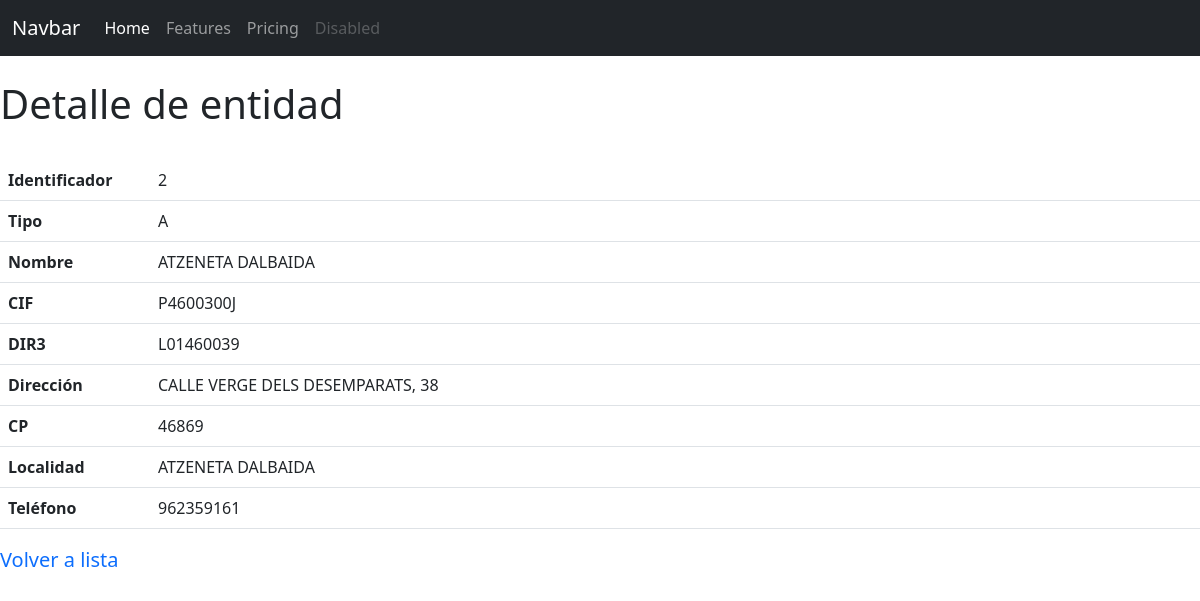
Page /detalle/2 on the committed database.
### tables this page shows
CREATE TABLE entidad (
    id INTEGER PRIMARY KEY AUTOINCREMENT,
	tipo TEXT NOT NULL,
    created TIMESTAMP NOT NULL DEFAULT CURRENT_TIMESTAMP,
    nombre TEXT NOT NULL,
	nif TEXT NOT NULL,
	dir3 TEXT NOT NULL,
	direccion TEXT NOT NULL,
	cp TEXT NOT NULL,
	localidad TEXT NOT NULL,
	telefono TEXT NOT NULL
);

### contactos.py (the view)
@app.route("/detalle/<string:id_entidad>")
def detalle(id_entidad):
	entidad = get_db_entidad(id_entidad)
	return render_template("detalle.html", entidad=entidad[0])

### contactos.py (called while the page is built)
def get_db_connection():
	conn = None
	try:
		conn = sqlite3.connect('database.db')
		print(sqlite3.version)
	except Error as e:
		print(e)
	return conn

def get_db_entidad(id_entidad):
	conn = get_db_connection()
	entidad = conn.execute('SELECT * FROM entidad WHERE ID = ?', (id_entidad)).fetchall()
	conn.close()
	if entidad == None:
		abort('404')
	return entidad

### templates/detalle.html
{% extends 'base.html' %}
{%block content%}
<br>
<h1>Detalle de entidad</h1>
<br>
<table class="table">
	<tbody>
	  <tr>
		<th style="width:150px">Identificador</th>
		<td>{{entidad[0]}}</td>
	  </tr>
	  <tr>
		<th>Tipo</th>
		<td>{{entidad[1]}}</td>
	  </tr>
	  <tr>
		<th>Nombre</th>
		<td>{{entidad[3]}}</td>
	  </tr>
	  <tr>
		<th>CIF</th>
		<td>{{entidad[4]}}</td>
	  </tr>
	  <tr>
		<th>DIR3</th>
		<td>{{entidad[5]}}</td>
	  </tr>
	  <tr>
		<th>Dirección</th>
		<td>{{entidad[6]}}</td>
	  </tr>
	  <tr>
		<th>CP</th>
		<td>{{entidad[7]}}</td>
	  </tr>
	  <tr>
		<th>Localidad</th>
		<td>{{entidad[8]}}</td>
	  </tr>
	  <tr>
		<th>Teléfono</th>
		<td>{{entidad[9]}}</td>
	  </tr>
	</tbody>
  </table>
<a class="navbar-brand" href="{{ url_for('inicio')}}">Volver a lista</a>
{%endblock%}

### rows in the picture
entidad: id "2", tipo "A", nombre "ATZENETA DALBAIDA", nif "P4600300J", dir3 "L01460039", direccion "CALLE VERGE DELS DESEMPARATS, 38", cp "46869", localidad "ATZENETA DALBAIDA", telefono "962359161"
